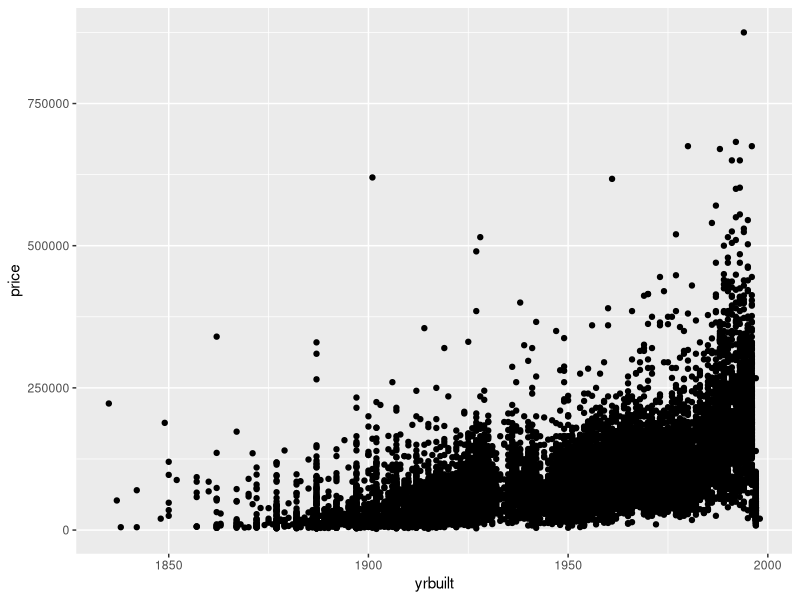

This figure's R source:
## ---- chunk 1
knitr::opts_chunk$set(echo = TRUE)
## ---- chunk 2
library(spData)
library(sf)
library(tidyverse)
## ---- chunk 3
homes <- st_as_sf(house)
## ---- chunk 4
ggplot() +
  geom_point(data = homes, aes(x = yrbuilt, y = price))
